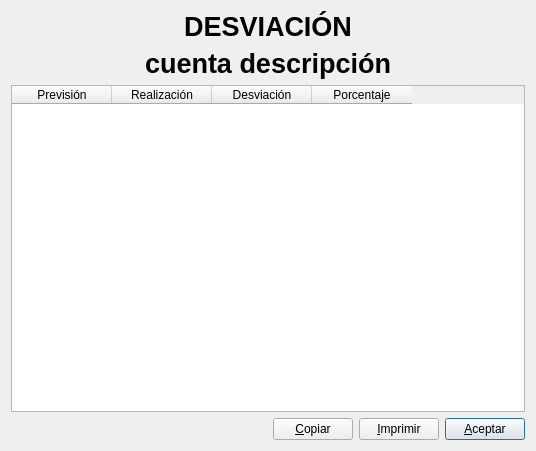
<ui version="4.0" >
 <class>desviacion_cta</class>
 <widget class="QDialog" name="desviacion_cta" >
  <property name="geometry" >
   <rect>
    <x>0</x>
    <y>0</y>
    <width>536</width>
    <height>451</height>
   </rect>
  </property>
  <property name="windowTitle" >
   <string>Desviaciones en cuenta</string>
  </property>
  <layout class="QVBoxLayout" >
   <item>
    <widget class="QLabel" name="label" >
     <property name="font" >
      <font>
       <pointsize>20</pointsize>
       <weight>75</weight>
       <bold>true</bold>
      </font>
     </property>
     <property name="text" >
      <string>DESVIACIÓN</string>
     </property>
     <property name="alignment" >
      <set>Qt::AlignCenter</set>
     </property>
    </widget>
   </item>
   <item>
    <widget class="QLabel" name="label2" >
     <property name="font" >
      <font>
       <pointsize>20</pointsize>
       <weight>75</weight>
       <bold>true</bold>
      </font>
     </property>
     <property name="text" >
      <string>cuenta descripción</string>
     </property>
     <property name="alignment" >
      <set>Qt::AlignCenter</set>
     </property>
    </widget>
   </item>
   <item>
    <widget class="QTableWidget" name="tableWidget" >
     <column>
      <property name="text" >
       <string>Previsión</string>
      </property>
     </column>
     <column>
      <property name="text" >
       <string>Realización</string>
      </property>
     </column>
     <column>
      <property name="text" >
       <string>Desviación</string>
      </property>
     </column>
     <column>
      <property name="text" >
       <string>Porcentaje</string>
      </property>
     </column>
    </widget>
   </item>
   <item>
    <layout class="QHBoxLayout" >
     <item>
      <spacer>
       <property name="orientation" >
        <enum>Qt::Horizontal</enum>
       </property>
       <property name="sizeHint" >
        <size>
         <width>40</width>
         <height>20</height>
        </size>
       </property>
      </spacer>
     </item>
     <item>
      <widget class="QPushButton" name="copiarpushButton" >
       <property name="text" >
        <string>&amp;Copiar</string>
       </property>
      </widget>
     </item>
     <item>
      <widget class="QPushButton" name="imprimirpushButton" >
       <property name="text" >
        <string>&amp;Imprimir</string>
       </property>
      </widget>
     </item>
     <item>
      <widget class="QPushButton" name="aceptarpushButton" >
       <property name="text" >
        <string>&amp;Aceptar</string>
       </property>
       <property name="default" >
        <bool>true</bool>
       </property>
      </widget>
     </item>
    </layout>
   </item>
  </layout>
 </widget>
 <tabstops>
  <tabstop>tableWidget</tabstop>
  <tabstop>copiarpushButton</tabstop>
  <tabstop>imprimirpushButton</tabstop>
  <tabstop>aceptarpushButton</tabstop>
 </tabstops>
 <resources/>
 <connections>
  <connection>
   <sender>aceptarpushButton</sender>
   <signal>clicked()</signal>
   <receiver>desviacion_cta</receiver>
   <slot>accept()</slot>
   <hints>
    <hint type="sourcelabel" >
     <x>523</x>
     <y>386</y>
    </hint>
    <hint type="destinationlabel" >
     <x>551</x>
     <y>356</y>
    </hint>
   </hints>
  </connection>
 </connections>
</ui>
